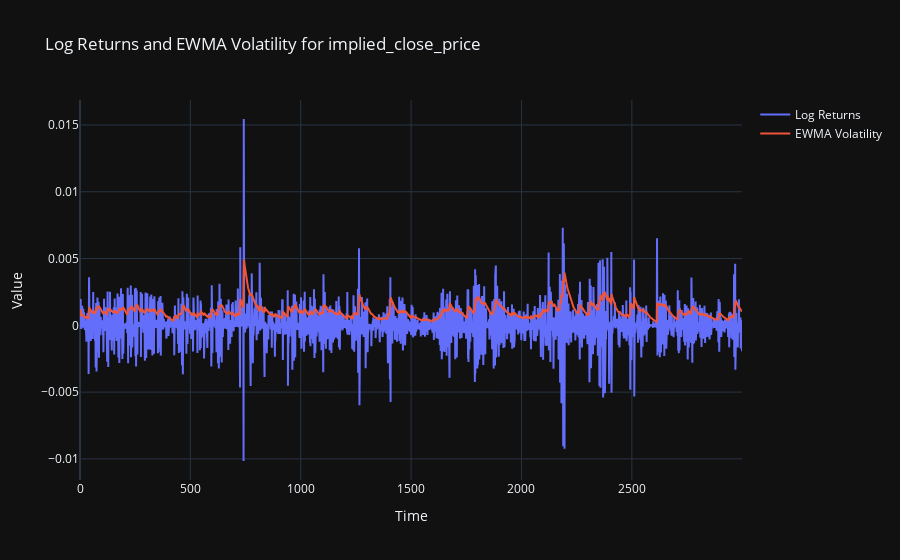
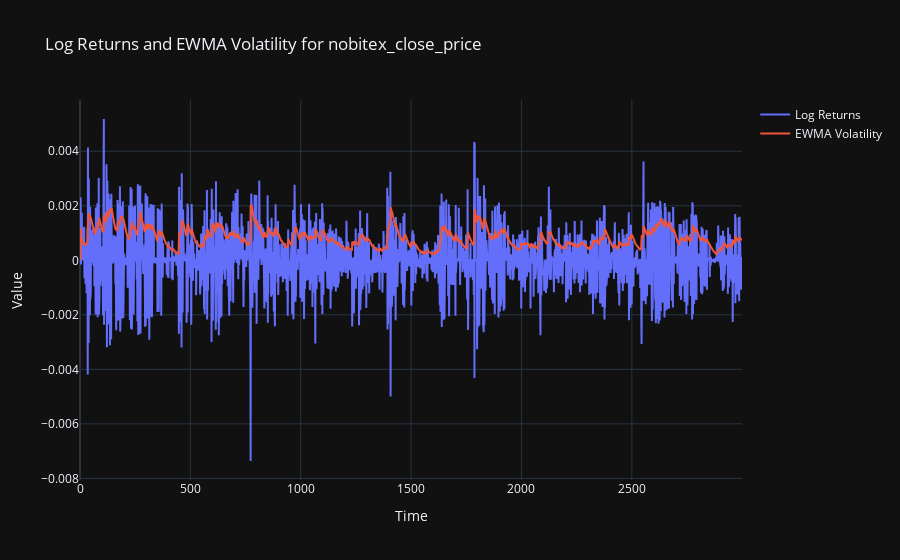
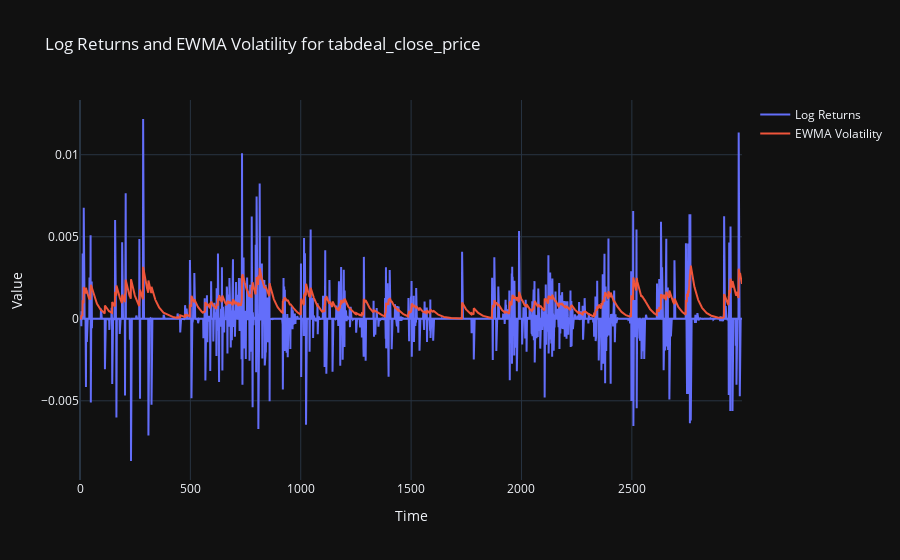
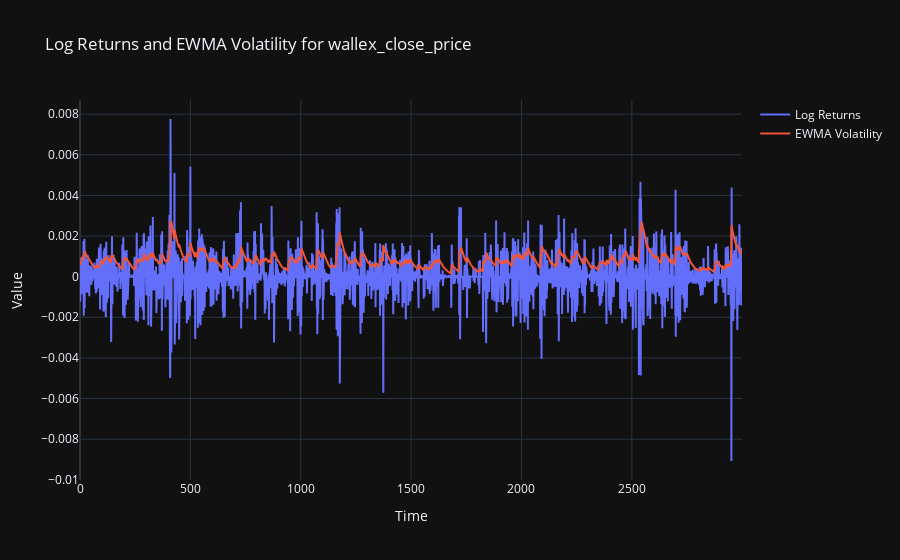

These figures' notebook cell, in order:
### Markdown cell above
#### EWMA Volatility

### Code cell
for col in log_returns.columns:
    fig = go.Figure()
    fig.add_trace(go.Scatter(x=log_returns.index, y=log_returns[col], mode='lines', name='Log Returns'))
    fig.add_trace(go.Scatter(x=ewma_volatility.index, y=ewma_volatility[col], mode='lines', name='EWMA Volatility'))
    fig.update_layout(title=f'Log Returns and EWMA Volatility for {col}', xaxis_title='Time', yaxis_title='Value', template='plotly_dark')
    fig.show()

### Figure 1 — Plotly figure (JSON) as saved in the notebook; plotly's stock layout.template omitted (floating-point values rounded to 4 significant figures; data arrays with more than 128 entries replaced by an {"elided": "..."} marker saying what was removed)
{"data": [{"mode": "lines", "name": "Log Returns", "type": "scatter", "x": {"elided": "3000 int values"}, "y": {"elided": "3000 float values"}}, {"mode": "lines", "name": "EWMA Volatility", "type": "scatter", "x": {"elided": "3000 int values"}, "y": {"elided": "3000 float values"}}], "layout": {"title": {"text": "Log Returns and EWMA Volatility for implied_close_price"}, "xaxis": {"title": {"text": "Time"}}, "yaxis": {"title": {"text": "Value"}}}}

### Figure 2 — Plotly figure (JSON) as saved in the notebook; plotly's stock layout.template omitted (floating-point values rounded to 4 significant figures; data arrays with more than 128 entries replaced by an {"elided": "..."} marker saying what was removed)
{"data": [{"mode": "lines", "name": "Log Returns", "type": "scatter", "x": {"elided": "3000 int values"}, "y": {"elided": "3000 float values"}}, {"mode": "lines", "name": "EWMA Volatility", "type": "scatter", "x": {"elided": "3000 int values"}, "y": {"elided": "3000 float values"}}], "layout": {"title": {"text": "Log Returns and EWMA Volatility for nobitex_close_price"}, "xaxis": {"title": {"text": "Time"}}, "yaxis": {"title": {"text": "Value"}}}}

### Figure 3 — Plotly figure (JSON) as saved in the notebook; plotly's stock layout.template omitted (floating-point values rounded to 4 significant figures; data arrays with more than 128 entries replaced by an {"elided": "..."} marker saying what was removed)
{"data": [{"mode": "lines", "name": "Log Returns", "type": "scatter", "x": {"elided": "3000 int values"}, "y": {"elided": "3000 float values"}}, {"mode": "lines", "name": "EWMA Volatility", "type": "scatter", "x": {"elided": "3000 int values"}, "y": {"elided": "3000 float values"}}], "layout": {"title": {"text": "Log Returns and EWMA Volatility for tabdeal_close_price"}, "xaxis": {"title": {"text": "Time"}}, "yaxis": {"title": {"text": "Value"}}}}

### Figure 4 — Plotly figure (JSON) as saved in the notebook; plotly's stock layout.template omitted (floating-point values rounded to 4 significant figures; data arrays with more than 128 entries replaced by an {"elided": "..."} marker saying what was removed)
{"data": [{"mode": "lines", "name": "Log Returns", "type": "scatter", "x": {"elided": "3000 int values"}, "y": {"elided": "3000 float values"}}, {"mode": "lines", "name": "EWMA Volatility", "type": "scatter", "x": {"elided": "3000 int values"}, "y": {"elided": "3000 float values"}}], "layout": {"title": {"text": "Log Returns and EWMA Volatility for wallex_close_price"}, "xaxis": {"title": {"text": "Time"}}, "yaxis": {"title": {"text": "Value"}}}}
